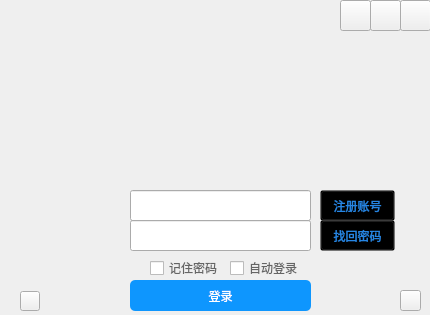
<?xml version="1.0" encoding="UTF-8"?>
<ui version="4.0">
 <class>Widget</class>
 <widget class="QWidget" name="Widget">
  <property name="geometry">
   <rect>
    <x>0</x>
    <y>0</y>
    <width>430</width>
    <height>315</height>
   </rect>
  </property>
  <property name="windowTitle">
   <string>Widget</string>
  </property>
  <widget class="QLabel" name="label">
   <property name="geometry">
    <rect>
     <x>0</x>
     <y>-10</y>
     <width>431</width>
     <height>181</height>
    </rect>
   </property>
   <property name="styleSheet">
    <string notr="true"/>
   </property>
   <property name="text">
    <string/>
   </property>
  </widget>
  <widget class="QLabel" name="label_2">
   <property name="geometry">
    <rect>
     <x>40</x>
     <y>180</y>
     <width>81</width>
     <height>81</height>
    </rect>
   </property>
   <property name="styleSheet">
    <string notr="true">background-image: url(:/oneimage/HeadImage.png);</string>
   </property>
   <property name="text">
    <string/>
   </property>
  </widget>
  <widget class="QLineEdit" name="nameEdit">
   <property name="geometry">
    <rect>
     <x>130</x>
     <y>190</y>
     <width>181</width>
     <height>31</height>
    </rect>
   </property>
   <property name="styleSheet">
    <string notr="true">border-color: rgb(255, 255, 255);</string>
   </property>
  </widget>
  <widget class="QLineEdit" name="passwordEdit">
   <property name="geometry">
    <rect>
     <x>130</x>
     <y>220</y>
     <width>181</width>
     <height>31</height>
    </rect>
   </property>
   <property name="styleSheet">
    <string notr="true">border-color: rgb(255, 255, 255);</string>
   </property>
   <property name="echoMode">
    <enum>QLineEdit::Password</enum>
   </property>
  </widget>
  <widget class="QPushButton" name="pButtonRegistAccount">
   <property name="geometry">
    <rect>
     <x>320</x>
     <y>190</y>
     <width>75</width>
     <height>31</height>
    </rect>
   </property>
   <property name="styleSheet">
    <string notr="true">QPushButton#pButtonRegistAccount
{
    color:rgb(38 , 133 , 227);
    background-color:transparent;
}

QPushButton#pButtonRegistAccount:hover
{
    color:rgb(97 , 179 , 246);
}

QPushButton#pButtonRegistAccount:pressed
{
    color:rgb(0 , 109 , 176);
}
</string>
   </property>
   <property name="text">
    <string>注册账号</string>
   </property>
  </widget>
  <widget class="QPushButton" name="pButtonForgetPassword">
   <property name="geometry">
    <rect>
     <x>320</x>
     <y>220</y>
     <width>75</width>
     <height>31</height>
    </rect>
   </property>
   <property name="styleSheet">
    <string notr="true">QPushButton#pButtonForgetPassword
{
    color:rgb(38 , 133 , 227);
    background-color:transparent;
}

QPushButton#pButtonForgetPassword:hover
{
    color:rgb(97 , 179 , 246);
}

QPushButton#pButtonForgetPassword:pressed
{
    color:rgb(0 , 109 , 176);
}
</string>
   </property>
   <property name="text">
    <string>找回密码</string>
   </property>
  </widget>
  <widget class="QCheckBox" name="checkBox">
   <property name="geometry">
    <rect>
     <x>150</x>
     <y>260</y>
     <width>71</width>
     <height>16</height>
    </rect>
   </property>
   <property name="styleSheet">
    <string notr="true">QCheckBox
{
    color:rgb(101 , 101 , 101);
}

QCheckBox::indicator:unchecked
{
    border-image:url(:/oneimage/checkbox.png) 0 39 0 0;
}
QCheckBox::indicator:hover
{
    border-image:url(:/oneimage/checkbox.png) 0 26 0 13;
}
QCheckBox::indicator:pressed
{
    border-image:url(:/oneimage/checkbox.png) 0 13 0 26;
}
QCheckBox::indicator:checked
{
    border-image:url(:/oneimage/checkbox.png) 0 0 0 39;
}</string>
   </property>
   <property name="text">
    <string>记住密码</string>
   </property>
  </widget>
  <widget class="QCheckBox" name="checkBox_2">
   <property name="geometry">
    <rect>
     <x>230</x>
     <y>260</y>
     <width>71</width>
     <height>16</height>
    </rect>
   </property>
   <property name="styleSheet">
    <string notr="true">QCheckBox
{
    color:rgb(101 , 101 , 101);
}

QCheckBox::indicator:unchecked
{
    border-image:url(:/oneimage/checkbox.png) 0 39 0 0;
}
QCheckBox::indicator:hover
{
    border-image:url(:/oneimage/checkbox.png) 0 26 0 13;
}
QCheckBox::indicator:pressed
{
    border-image:url(:/oneimage/checkbox.png) 0 13 0 26;
}
QCheckBox::indicator:checked
{
    border-image:url(:/oneimage/checkbox.png) 0 0 0 39;
}</string>
   </property>
   <property name="text">
    <string>自动登录</string>
   </property>
  </widget>
  <widget class="QPushButton" name="loginButton">
   <property name="geometry">
    <rect>
     <x>130</x>
     <y>280</y>
     <width>181</width>
     <height>31</height>
    </rect>
   </property>
   <property name="styleSheet">
    <string notr="true">QPushButton#loginButton
{
    color:white;
    background-color:rgb(14 , 150 , 254);
    border-radius:5px;
}

QPushButton#loginButton:hover
{
    color:white;
    background-color:rgb(44 , 137 , 255);
}

QPushButton#loginButton:pressed
{
    color:white;
    background-color:rgb(14 , 135 , 228);
    padding-left:3px;
    padding-top:3px;
}
</string>
   </property>
   <property name="text">
    <string>登录</string>
   </property>
  </widget>
  <widget class="QPushButton" name="pButtonClose">
   <property name="geometry">
    <rect>
     <x>400</x>
     <y>0</y>
     <width>31</width>
     <height>31</height>
    </rect>
   </property>
   <property name="styleSheet">
    <string notr="true">QPushButton
{
    border-image:url(:/oneimage/closeback.png) 0 60 0 0 ;
}

QPushButton:hover
{
    border-image:url(:/oneimage/closeback.png) 0 30 0 30 ;
}

QPushButton:pressed
{
    border-image:url(:/oneimage/closeback.png) 0 0 0 60 ;
}</string>
   </property>
   <property name="text">
    <string/>
   </property>
  </widget>
  <widget class="QPushButton" name="pButtonMin">
   <property name="geometry">
    <rect>
     <x>370</x>
     <y>0</y>
     <width>31</width>
     <height>31</height>
    </rect>
   </property>
   <property name="styleSheet">
    <string notr="true">QPushButton#pButtonMin
{
    border-image:url(:/oneimage/minback.png) 0 60 0 0 ;
}

QPushButton#pButtonMin:hover
{
    border-image:url(:/oneimage/minback.png) 0 30 0 30 ;
}

QPushButton#pButtonMin:pressed
{
    border-image:url(:/oneimage/minback.png) 0 0 0 60 ;
}</string>
   </property>
   <property name="text">
    <string/>
   </property>
  </widget>
  <widget class="QPushButton" name="pButtonArrow">
   <property name="geometry">
    <rect>
     <x>340</x>
     <y>0</y>
     <width>31</width>
     <height>31</height>
    </rect>
   </property>
   <property name="styleSheet">
    <string notr="true">QPushButton#pButtonArrow
{
    border-image:url(:/oneimage/arrowback.png) 0 60 0 0 ;
}

QPushButton#pButtonArrow:hover
{
    border-image:url(:/oneimage/arrowback.png) 0 30 0 30 ;
}

QPushButton#pButtonArrow:pressed
{
    border-image:url(:/oneimage/arrowback.png) 0 0 0 60 ;
}
</string>
   </property>
   <property name="text">
    <string/>
   </property>
  </widget>
  <widget class="QPushButton" name="pButtongFlicker">
   <property name="geometry">
    <rect>
     <x>400</x>
     <y>290</y>
     <width>21</width>
     <height>21</height>
    </rect>
   </property>
   <property name="styleSheet">
    <string notr="true">QPushButton#pButtongFlicker
{
    border-image:url(:/oneimage/flicker.png) 0 44 0 0;
}

QPushButton#pButtongFlicker:hover
{
    border-image:url(:/oneimage/flicker.png) 0 22 0 22;
}

QPushButton#pButtongFlicker:pressed
{
    border-image:url(:/oneimage/flicker.png) 0 0 0 44;
}
</string>
   </property>
   <property name="text">
    <string/>
   </property>
  </widget>
  <widget class="QPushButton" name="moreAccountLogin">
   <property name="geometry">
    <rect>
     <x>20</x>
     <y>291</y>
     <width>20</width>
     <height>20</height>
    </rect>
   </property>
   <property name="styleSheet">
    <string notr="true">QPushButton#moreAccountLogin
{
    border-image:url(:/oneimage/more_accountlogin.png) 1 47 1 1;    /*1是由于图片保存问题图片大了两个像素*/
}

QPushButton#moreAccountLogin:hover
{
    border-image:url(:/oneimage/more_accountlogin.png) 1 24 1 24;
}

QPushButton#moreAccountLogin:pressed
{
    border-image:url(:/oneimage/more_accountlogin.png) 1 1 1 47;
}
</string>
   </property>
   <property name="text">
    <string/>
   </property>
  </widget>
 </widget>
 <layoutdefault spacing="6" margin="11"/>
 <resources/>
 <connections>
  <connection>
   <sender>pButtonClose</sender>
   <signal>clicked()</signal>
   <receiver>Widget</receiver>
   <slot>close()</slot>
   <hints>
    <hint type="sourcelabel">
     <x>415</x>
     <y>15</y>
    </hint>
    <hint type="destinationlabel">
     <x>214</x>
     <y>164</y>
    </hint>
   </hints>
  </connection>
  <connection>
   <sender>pButtonMin</sender>
   <signal>clicked()</signal>
   <receiver>Widget</receiver>
   <slot>showMinimized()</slot>
   <hints>
    <hint type="sourcelabel">
     <x>385</x>
     <y>15</y>
    </hint>
    <hint type="destinationlabel">
     <x>214</x>
     <y>164</y>
    </hint>
   </hints>
  </connection>
 </connections>
</ui>
